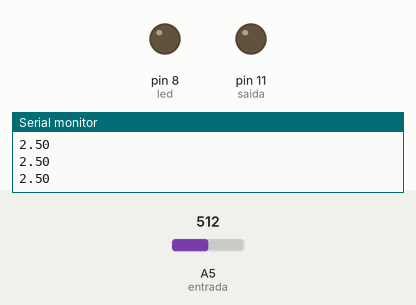
A sketch run on a simulated Arduino Uno, built with avr-gcc and run on an emulated ATmega328P. Parts: output pins drawn as LEDs (lit = HIGH), the last lines printed to the serial monitor. The inputs (shaded band) are chosen by the test bench; at power-on: A5 (entrada) = 512.

Above: at 1.2 s.
1.3 s: A5 (entrada) set to 801
4.3 s: A5 (entrada) set to 832
At 5.7 s:
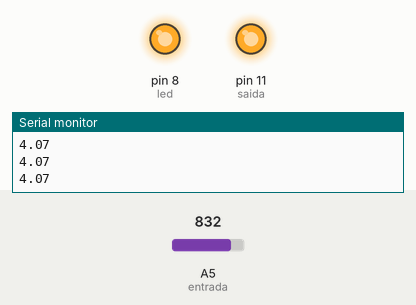
7.3 s: A5 (entrada) set to 716
At 10.0 s:
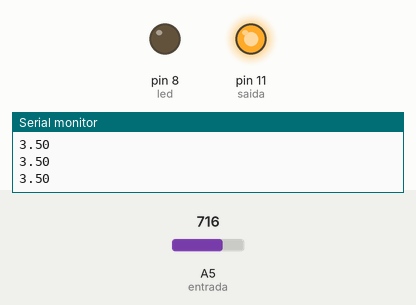
10.3 s: A5 (entrada) set to 900
At 11.6 s:
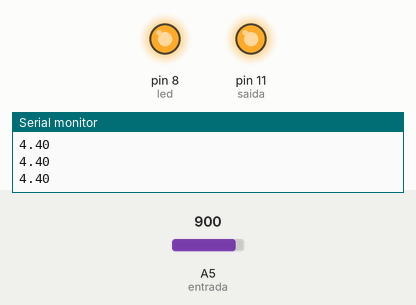
Timing chart, 0 to 13.9 s (numbered marks = the images above; inputs shaded):
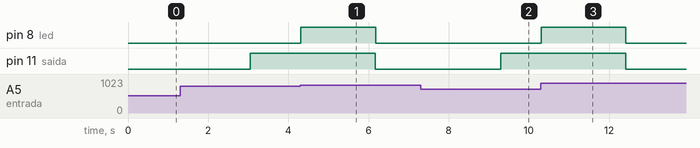

The sketch:

Carga_Descarga.ino
```cpp
int saida = 11;
int entrada = A5;
int pontos = 500;
int tempo = 1;
int valor, k;
float tensao;
const int led = 8;

void setup() {
  pinMode(saida, OUTPUT);
  pinMode(entrada, INPUT);
  pinMode(led, OUTPUT);
  Serial.begin(9600);
}

void loop() {
  digitalWrite(saida, LOW);
  for (k=1; k<=pontos; k++) {
    valor = analogRead(entrada);
    tensao = float(valor)*5/1023;
    Serial.println(tensao);
    delay(tempo);
    if (tensao>4){
      digitalWrite(led,0);
  }
}

  digitalWrite(saida, HIGH);
  for (k=1; k<=pontos; k++) {
    valor = analogRead(entrada);
    tensao = float(valor)*5/1023;
    Serial.println(tensao);
    delay(tempo);
    if (tensao>4){
      digitalWrite(led,1);
  }
}
}
```

Measured:
- the behaviour switches between 818 and 819 on A5 (entrada) (found by bisection; images 0 and 1)
- after the input at 4.3 s, pin 8 (led): LOW → HIGH at once, → LOW 1.9 s later
- after the input at 7.3 s, pin 8 (led): stays LOW (without the input it goes to HIGH after 2.0 s)
- after the input at 10.3 s, pin 8 (led): LOW → HIGH at once, → LOW 2.1 s later
